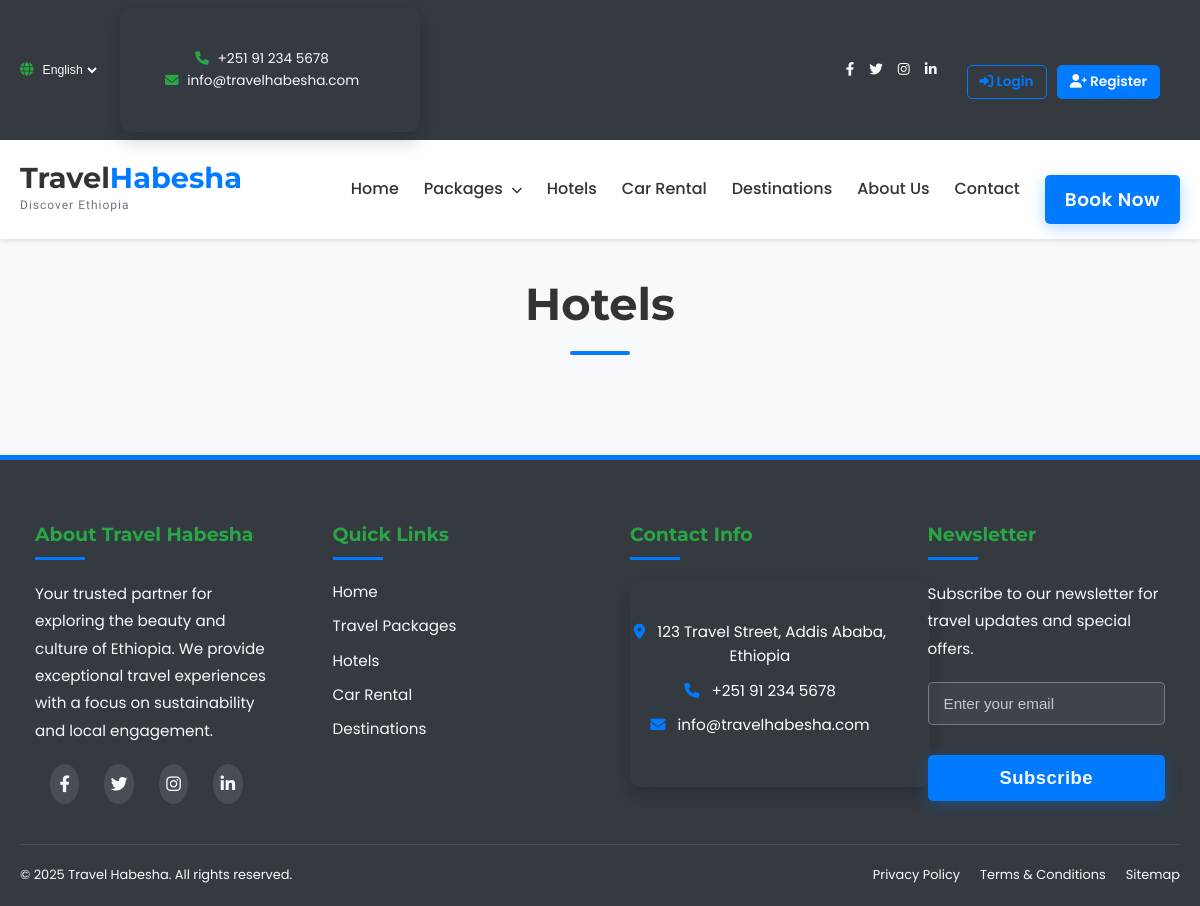
Before: /public/hotels/index with the older database file.
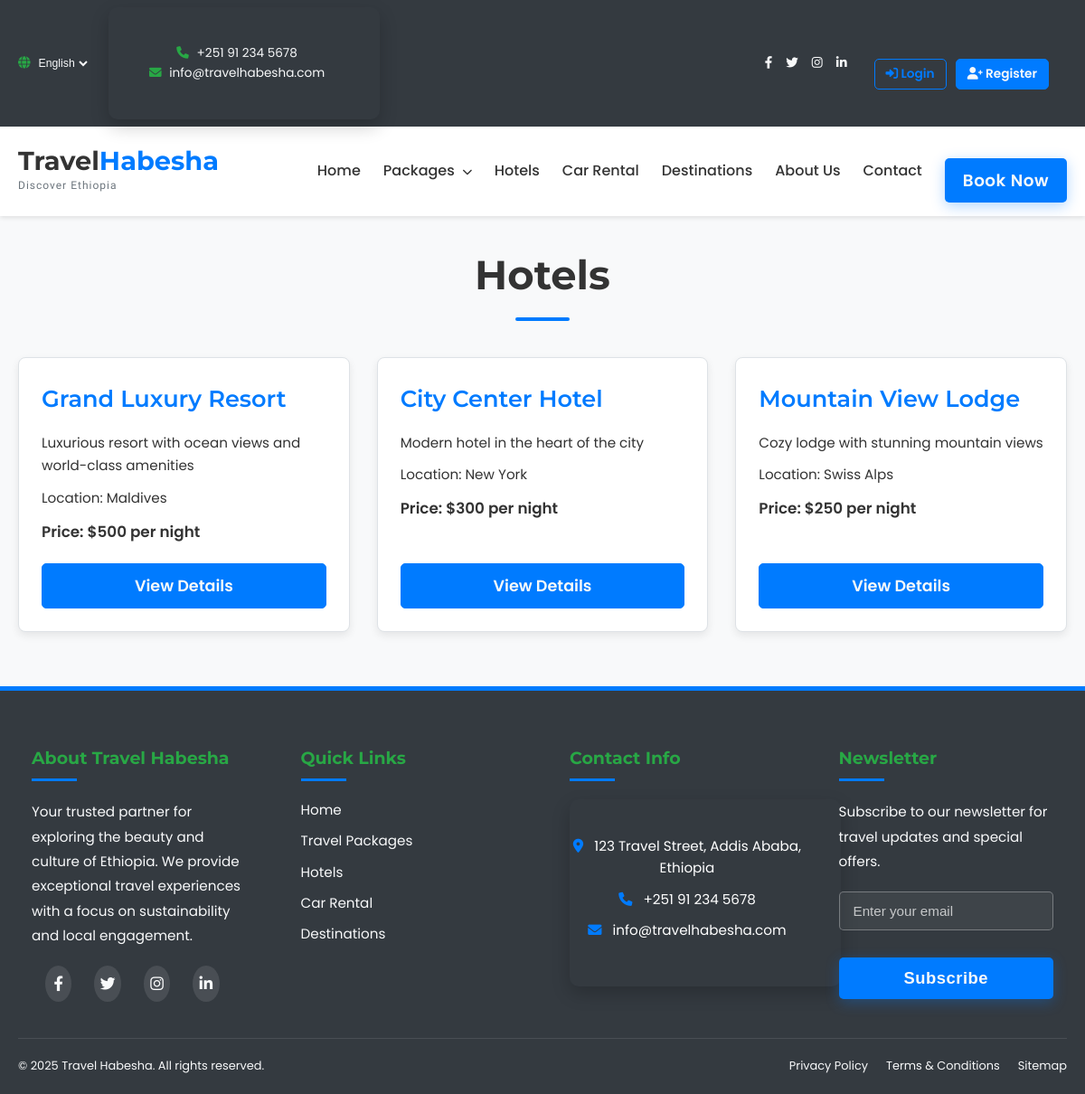
After: the same page with the newer database file.
### tables this page shows
CREATE TABLE hotels (
    id INTEGER PRIMARY KEY AUTOINCREMENT,
    name VARCHAR(100) NOT NULL,
    description TEXT NOT NULL,
    location VARCHAR(100) NOT NULL,
    image VARCHAR(255) NOT NULL,
    price_per_night DECIMAL(10,2) NOT NULL,
    rating DECIMAL(3,2) DEFAULT 0,
    type VARCHAR(50) NOT NULL,
    amenities TEXT,
    created_at TIMESTAMP DEFAULT CURRENT_TIMESTAMP
);

### app/controllers/Hotels.php (called while the page is built, shortened)
<?php
class Hotels extends Controller {
    private $hotelModel;
    public function __construct() {
        $this->hotelModel = $this->model('Hotel');
    }
    public function index() {
        $hotels = $this->hotelModel->getAllHotels();
        $types = $this->hotelModel->getHotelTypes();
        $data = [
            'title' => 'Hotels',
            'hotels' => $hotels,
            'types' => $types
        ];
        $this->view('hotels/index', $data);
    }
}

### app/core/App.php (called while the page is built, shortened)
<?php
class App {
    protected $method = 'index';
    public function __construct() {
        $url = $this->parseUrl();
        if(isset($url[0])) {
            if(file_exists('../app/controllers/' . ucfirst($url[0]) . '.php')) {
                unset($url[0]);
            }
        }
        $this->controller = new $this->controller;
        if(isset($url[1])) {
            if(method_exists($this->controller, $url[1])) {
                $this->method = $url[1];
                unset($url[1]);
            }
        }
        $this->params = $url ? array_values($url) : [];
        call_user_func_array([$this->controller, $this->method], $this->params);
    }
    protected function parseUrl() {
        if(isset($_GET['url'])) {
            return explode('/', filter_var(rtrim($_GET['url'], '/'), FILTER_SANITIZE_URL));
        }
    }
}

### public/index.php (called while the page is built, shortened)
<?php
$app = new App;

### app/core/Database.php (called while the page is built, shortened)
<?php
class Database {
    private $dbh;
    private $stmt;
    public function __construct() {
        $dsn = DB_TYPE . ':' . DB_NAME;
        $options = array(
            PDO::ATTR_PERSISTENT => true,
            PDO::ATTR_ERRMODE => PDO::ERRMODE_EXCEPTION,
            PDO::ATTR_DEFAULT_FETCH_MODE => PDO::FETCH_OBJ,
            PDO::ATTR_EMULATE_PREPARES => false
        );
        try {
            $this->dbh = new PDO($dsn, null, null, $options);
        } catch(PDOException $e) {
            $this->error = $e->getMessage();
            echo $this->error;
        }
    }
    public function query($sql) {
        $this->stmt = $this->dbh->prepare($sql);
    }
    public function execute() {
        return $this->stmt->execute();
    }
    public function resultSet() {
        $this->execute();
        return $this->stmt->fetchAll();
    }
}

### app/models/Hotel.php (called while the page is built, shortened)
<?php
class Hotel extends Model {
    public function getAllHotels() {
        $this->db->query('SELECT * FROM hotels ORDER BY created_at DESC');
        return $this->db->resultSet();
    }
    public function getHotelTypes() {
        $this->db->query('SELECT DISTINCT type FROM hotels ORDER BY type');
        return $this->db->resultSet();
    }
}

### app/core/Model.php (called while the page is built, shortened)
<?php
class Model {
    public function __construct() {
        $this->db = new Database;
    }
}

### app/views/hotels/index.php (the view, shortened to what this page needs)
<!DOCTYPE html>
<html lang="en">
<head>
    <link rel="stylesheet" href="<?php echo URLROOT; ?>/css/pages/hotels.css">
    <link href="https://cdnjs.cloudflare.com/ajax/libs/font-awesome/6.0.0/css/all.min.css" rel="stylesheet">
</head>
<body>
    <?php require_once APPROOT . '/views/inc/header.php'; ?>
    <div class="container">
        <h1>Hotels</h1>
        <div class="hotels-grid">
            <?php foreach ($data['hotels'] as $hotel): ?>
            <div class="hotel-card">
                <h2><?php echo $hotel->name; ?></h2>
                <p><?php echo $hotel->description; ?></p>
                <p>Location: <?php echo $hotel->location; ?></p>
                <p>Price: $<?php echo $hotel->price_per_night; ?> per night</p>
                <a href="<?php echo URLROOT; ?>/hotels/show/<?php echo $hotel->id; ?>" class="btn">View Details</a>
            </div>
            <?php endforeach; ?>
        </div>
    </div>
    <?php require_once APPROOT . '/views/inc/footer.php'; ?>
</body>
</html>

Changed rows visible on the page:
added hotels: name "Grand Luxury Resort", description "Luxurious resort with ocean views and world-class amenities", location "Maldives", price_per_night "500"
added hotels: name "City Center Hotel", description "Modern hotel in the heart of the city", location "New York", price_per_night "300"
added hotels: name "Mountain View Lodge", description "Cozy lodge with stunning mountain views", location "Swiss Alps", price_per_night "250"
